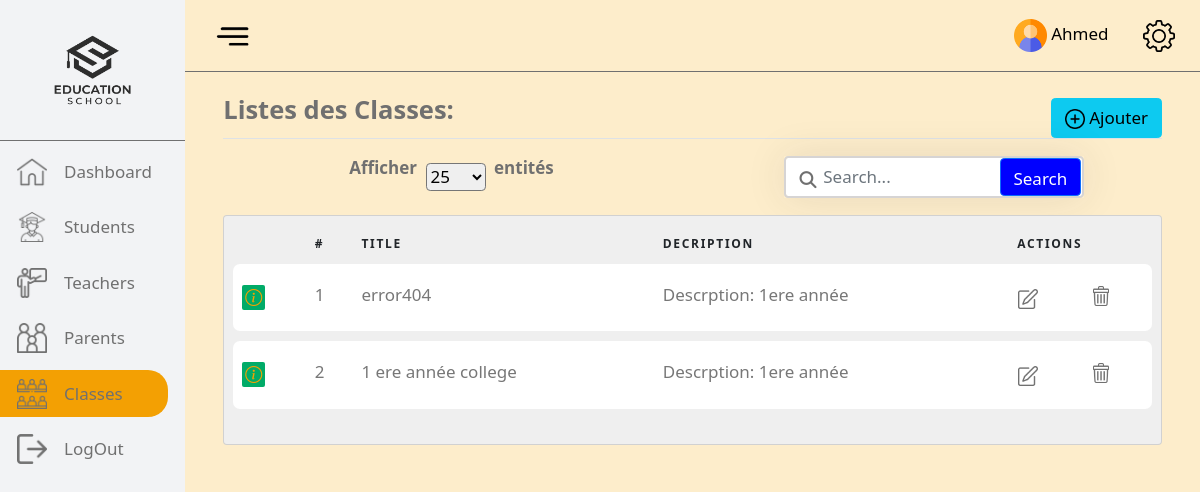
The page /classe (signed in) on the database its author committed.
### tables this page shows
CREATE TABLE `niveau` (
  `matricule` int(11) NOT NULL AUTO_INCREMENT,
  `title` varchar(50) NOT NULL,
  `description` varchar(250) NOT NULL,
  `status` tinyint(4) NOT NULL DEFAULT 1,
  PRIMARY KEY (`matricule`)
);

### controllers/ControllerClasse.php (called while the page is built, shortened)
<?php
class ControllerClasse{
    public function __construct($url){
        $Classe = new Classe();
        $liste = $Classe->getClasses();
        require_once(ROOT.'views/liste_Classe.php');
    }
}

### index.php (called while the page is built, shortened)
<?php
$router = new Router();
$router->routeReq();
die();

### models/Model.php (called while the page is built, shortened)
<?php
abstract class Model{
    protected static function getBdd(){
        return new PDO('mysql:dbname=db_ecole;host=localhost;port=3306','root','');
    }
    protected function getAll($table){
        $db = self::getBdd();
        $query = $db->query('SELECT * FROM ' .$table." WHERE status = 1");
        $data = $query->fetchAll(PDO::FETCH_OBJ);
        return $data;
    }
}

### models/Classe.php (called while the page is built, shortened)
<?php
class Classe extends Model
{
    public function getClasses()
    {
        return $this->getAll("niveau");
    }
}

### views/liste_Classe.php (the view, shortened to what this page needs)
<!DOCTYPE html>
<html lang="fr">
<head>
    <link href="https://cdn.jsdelivr.net/npm/bootstrap@5.1.3/dist/css/bootstrap.min.css" rel="stylesheet">
    <link rel="stylesheet" href="https://cdnjs.cloudflare.com/ajax/libs/font-awesome/6.1.1/css/all.min.css" />
    <link rel="stylesheet" href="./app/assets/style/dashboard.css">
    <link rel="stylesheet" href="./app/assets/style/table.css">
    <link rel="stylesheet" href="./app/assets/style/tableStype.css">
    <link rel="stylesheet" href="https://cdnjs.cloudflare.com/ajax/libs/bootstrap-icons/1.8.2/font/bootstrap-icons.min.css" />
</head>
<body>
    <?php require("header.php"); ?>
    <main class="main">
        <div class="content p-4 ">
        <div class="container">
            <div class="d-flex justify-content-between align-items-center border-bottom fw-bold fs-4">
                <p class="">Listes des Classes: </p>
                <button type="button" class="btn btn-info" data-bs-toggle="modal" data-bs-target="#staticBackdrop">
                    <img style="width: 20px; height: 20px;" src="./app/image/add.png">
                    <span>Ajouter</span>
                </button>
            </div>
            <div class="row border-2 mt-3 fw-bold ">
                <div class="col-sm-12 col-md-6 d-flex justify-content-center align-items-center">
                    <p>Afficher</p>
                    <select class="rounded mx-2" name="" id="">
                        <option value="25">25</option>
                    </select>
                    <p>entités</p>
                </div>
                <div class="col-sm-12 col-md-6">
                    <div class="d-flex justify-content-center align-items-center">
                        <div class="search">
                            <i class="fa fa-search"></i>
                            <input type="text" class="form-control" placeholder="Search...">
                            <button class="btn btn-primary">Search</button>
                        </div>
                    </div>
                </div>
            </div>
            <div class="table-responsive custom-table-responsive card mt-3 p-2">
                <table style="overflow: overlay;" class="table custom-table">
                    <thead>
                        <tr>
                            <th scope="col"></th>
                            <th scope="col">#</th>
                            <th scope="col">Title</th>
                            <th scope="col">Decription</th>
                            <th scope="col" colspan="2">Actions</th>
                        </tr>
                    </thead>
                    <tbody>
                        <?php foreach ($liste as $key => $value) { ?>
                            <tr>
                                <td>
                                    <a  href="<?php echo URL."details/". $value->matricule; ?>" type="button" class="btn btn_info_i btn-link p-0">
                                        <i class="bi bi-info-circle"></i>
                                    </a>
                                </td>
                                <th><?php echo $value->matricule; ?></th>
                                <td><?php echo $value->title; ?></td>
                                <td><?php echo $value->description; ?></td>
                                <td>
                                    <button type="button" class="btn btn-link p-0" data-bs-toggle="modal" data-bs-target="#m<?php echo $value->matricule; ?>">
                                        <img style="max-width: 20px;" src="./app/image/edit.png">
                                    </button>
                                </td>
                                <td>
                                    <a href="<?php echo URL . "classe/delete/" . $value->matricule; ?>">
                                        <img style="max-width: 20px;" src="./app/image/trash.png">
                                    </a>
                                </td>
                            </tr>
                            <tr class="spacer">
                                    <td colspan="100"></td>
                                </tr>
                        <?php } ?>
                    </tbody>
                </table>
            </div>
        </div>
        </div>
    </main>
</body>
</html>

### app/assets/style/dashboard.css (style rules this page uses)
html, body { width: 100%; height: 100%; font-size: 17px; line-height: 22px; color: var(--main-text-color); background: var(--bg-color-blanchedalmond); }
* { padding: 0; margin: 0; }
.main { position: absolute; top: var(--height-nav-bar); left: var(--width-side-bar); width: calc(100% - var(--width-side-bar)); transition-timing-function: ease-in-out; transition: width .4s; }

### app/assets/style/table.css (style rules this page uses)
.main .search { position: relative; box-shadow: 0 0 40px rgba(51, 51, 51, .1); }
.main .search input { text-indent: 25px; width: 300px; border: 2px solid #d6d4d4; }
.main .search .fa-search { position: absolute; top: 15px; left: 16px; }
.main .search button { position: absolute; top: 2.5px; right: 2.5px; height: 38px; background: blue; }
select { height: 28px; width: 60px; }
table tbody { border: none !important; }

### app/assets/style/tableStype.css (style rules this page uses)
a { -webkit-transition: .3s all ease; -o-transition: .3s all ease; transition: .3s all ease; }
a, a:hover { text-decoration: none !important; }
.content { padding: 7rem 0; }
.custom-table-responsive { background-color: #efefef; padding: 20px; border-radius: 4px; }
.custom-table { min-width: 900px; }
.custom-table thead tr, .custom-table thead th { border-top: none; border-bottom: none !important; font-size: 12px; text-transform: uppercase; letter-spacing: .1rem; }
.custom-table tbody th, .custom-table tbody td { color: #777; font-weight: 400; padding-bottom: 20px; padding-top: 20px; font-weight: 300; }
.custom-table tbody tr:not(.spacer) { border-radius: 7px; overflow: hidden; -webkit-transition: .3s all ease; -o-transition: .3s all ease; transition: .3s all ease; }
.custom-table tbody tr th, .custom-table tbody tr td { background: #fff; border: none; }
.custom-table tbody tr th:first-child, .custom-table tbody tr td:first-child { border-top-left-radius: 7px; border-bottom-left-radius: 7px; }
.custom-table tbody tr th:last-child, .custom-table tbody tr td:last-child { border-top-right-radius: 7px; border-bottom-right-radius: 7px; }
.custom-table tbody tr.spacer td { padding: 0 !important; height: 10px; border-radius: 0 !important; background: transparent !important; }
table tbody { border: none !important; }

### app/assets/style/varSheet.css (style rules this page uses)
:root { --bg-color-blanchedalmond: #FDEDCB; --bg-color-side: #F2F3F5; --main-text-color: #707070; --main-border-blue: #0160F3; --main-border-green: #01AB68; --main-border-green-opp: #3c763d; --main-border-red: #E81400; --main-border-blanchedalmond: #F3A003; --border-red: rgb(255, 0, 0) solid 2px; --border-gry: rgb(74, 67, 67) solid 2px; --border-blue: rgb(38, 0, 255) solid 2px; --width-side-bar: 185px; --width-side-bar-active: 72px; --height-nav-bar: 72px; }

### views/liste_Classe.php (style rules this page uses)
.bi { color: #F3A003; background: #01AB68; padding: 1px 3px; border-radius: 2px; }

### rows shown on the page
niveau: matricule "1", title "error404", description "Descrption: 1ere année"
niveau: matricule "2", title "1 ere année college", description "Descrption: 1ere année"

### other values the page prints
$_SESSION['user']->nom "Ahmed"
